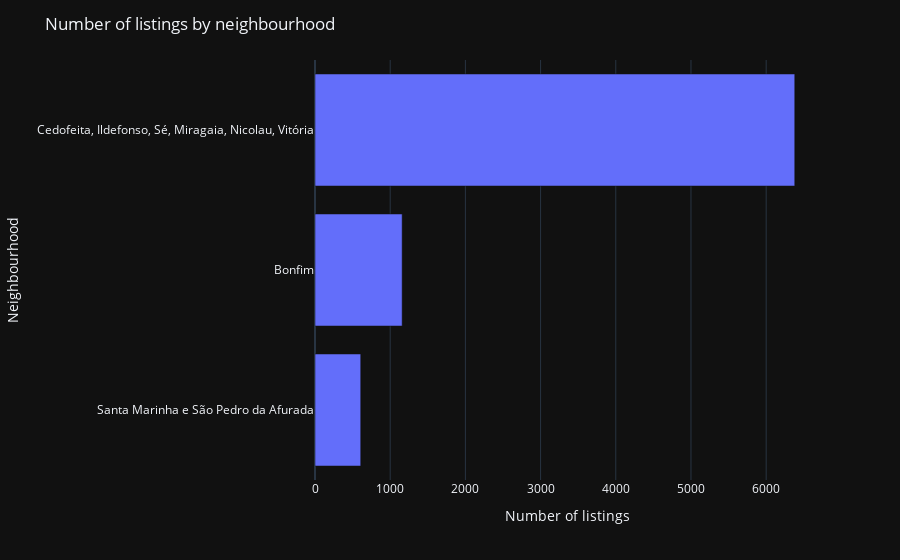

Write notebook code for a chart like this one.
### Markdown cell above
### 1.4.1. <a id='toc1_4_1_'></a>[Vecindario (IGUAL NO DEBO PONER VECINDARIO sino parroquias o alguo así: freguesia)](#toc0_)

### Code cell
feq = oporto['neighbourhood'].value_counts().sort_values(ascending=True)
feq = feq[feq>500]

fig = px.bar(feq, x=feq.values, y=feq.index, orientation='h', template='plotly_dark')
fig.update_layout(
    title="Number of listings by neighbourhood",
    xaxis_title="Number of listings",
    yaxis_title="Neighbourhood",
    font=dict(size=12)
)
fig.show()

### Figure 1 — Plotly figure (JSON) as saved in the notebook; plotly's stock layout.template omitted (floating-point values rounded to 4 significant figures)
{"data": [{"alignmentgroup": "True", "hovertemplate": "x=%{x}<br>index=%{y}<extra></extra>", "legendgroup": "", "marker": {"color": "#636efa", "pattern": {"shape": ""}}, "name": "", "offsetgroup": "", "orientation": "h", "showlegend": false, "textposition": "auto", "type": "bar", "x": [608, 1159, 6380], "xaxis": "x", "y": ["Santa Marinha e São Pedro da Afurada", "Bonfim", "Cedofeita, Ildefonso, Sé, Miragaia, Nicolau, Vitória"], "yaxis": "y"}], "layout": {"barmode": "relative", "font": {"size": 12}, "legend": {"tracegroupgap": 0}, "margin": {"t": 60}, "title": {"text": "Number of listings by neighbourhood"}, "xaxis": {"anchor": "y", "domain": [0, 1], "title": {"text": "Number of listings"}}, "yaxis": {"anchor": "x", "domain": [0, 1], "title": {"text": "Neighbourhood"}}}}
